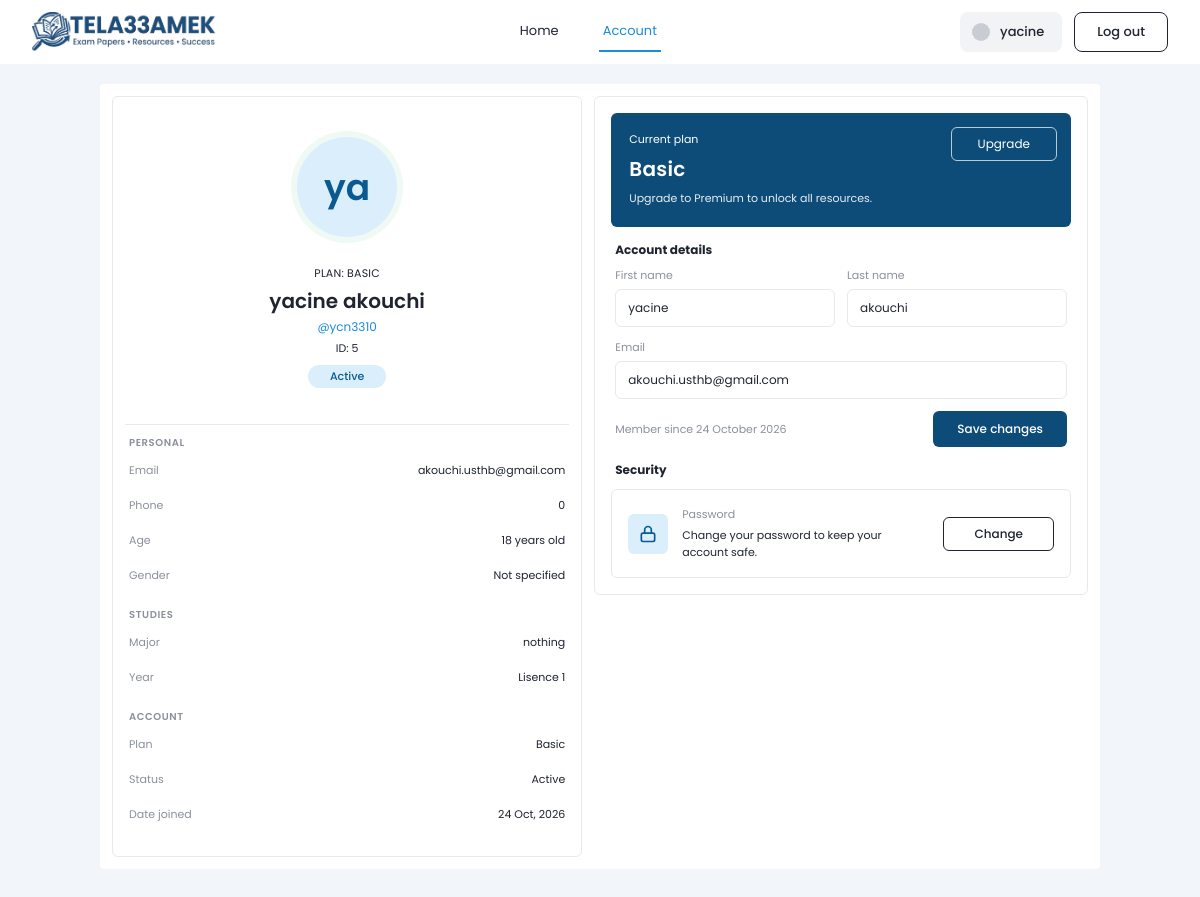
The page /account (signed in) on the database its author committed.
### pages/models.py (models this page shows, shortened)
class User(models.Model):
    class Plan(models.TextChoices):
        BASIC = "basic", "Basic"
        PREMIUM = "premium", "Premium"
    Year = [
        ("L1", "Lisence 1"),
        ("L2", "Lisence 2"),
        ("L3", "Lisence 3"),
        ("M1", "Master 1"),
        ("M2", "Master 2"),
        ("ing1", "Ingenieur 1"),
        ("ing2", "Ingenieur 2"),
        ("ing3", "Ingenieur 3"),
        ("ing4", "Ingenieur 4"),
        ("ing5", "Ingenieur 5"),
    ]
    username = models.CharField(max_length=50, default="null")
    first_name = models.CharField(max_length=100)
    last_name = models.CharField(max_length=100)
    email = models.EmailField(unique=True)
    phone = models.CharField(max_length=20, blank=True, default="")
    password = models.CharField(max_length=128)
    age = models.PositiveIntegerField(default=18)
    major = models.CharField(default="nothing")
    sex = models.CharField(choices=[("N","Not specified"),("M","Male"), ("F", "Female")], default="Not specified")
    year = models.CharField(choices = Year, default="L1")
    heard_from = models.CharField(max_length=20, blank=True, default="")
    plan = models.CharField(max_length=10, choices=Plan.choices, default=Plan.BASIC)
    is_active = models.BooleanField(default=True)
    created_at = models.DateTimeField(auto_now_add=True)
    updated_at = models.DateTimeField(auto_now=True)
    @property
    def is_premium(self):
        return self.plan == self.Plan.PREMIUM

### pages/views.py (the view)
# urls.py: path("account", views.account, name="account"),
def account(request):
    user = get_current_user(request)
    return render(request, "pages/account.html", {"user":user})

### pages/views.py (called while the page is built)
def get_current_user(request):
    user_id = request.session.get("user_id")
    if not user_id:
        return None
    return User.objects.filter(id=user_id, is_active=True).first()

### templates/pages/account.html (shortened to what this page needs)
{% load static %}
<!DOCTYPE html>
<html lang="en">
<head>
</head>
<body>
    <header class="header">
        <a class="logo" href="{% url 'index' %}" aria-label="Tela33amek home">
            <img src="{% static 'icons/logo_with_slogan.png' %}" alt="Tela33amek">
        </a>
        <nav class="tabs" aria-label="Main">
            <a class="tab" href="{% url 'index' %}">Home</a>
            <a class="tab active" href="{% url 'account' %}" aria-current="page">Account</a>
        </nav>
        <div class="header-right">
            <div class="user-pill">
                <span class="dot"></span>
                {{ user.first_name }}
            </div>
            <form method="POST" action="{% url 'logoutview' %}">
                <button type="submit" class="logout-btn">Log out</button>
            </form>
        </div>
    </header>
    <main class="page">
        <div class="grid">
            <section class="card profile" aria-label="Profile">
                <div class="avatar" aria-hidden="true">
                    {{ user.first_name|slice:":1" }}{{ user.last_name|slice:":1" }}
                </div>
                <div class="profile-head">
                    <p class="category">PLAN: {{ user.get_plan_display|upper }}</p>
                    <h1 class="name">{{ user.first_name }} {{ user.last_name }}</h1>
                    {% if user.username %}<p class="handle">@{{ user.username }}</p>{% endif %}
                    <p class="uid">ID: {{ user.id }}</p>
                    {% if user.is_active %}
                        <span class="badge">Active</span>
                    {% else %}
                        <span class="badge inactive">Inactive</span>
                    {% endif %}
                </div>
                <div class="rows">
                    <p class="section-label" style="margin-top:0">Personal</p>
                    <div class="row">
                        <span class="label">Email</span>
                        <span class="value">{{ user.email }}</span>
                    </div>
                    {% if user.phone %}
                    <div class="row">
                        <span class="label">Phone</span>
                        <span class="value">{{ user.phone }}</span>
                    </div>
                    {% endif %}
                    {% if user.age %}
                    <div class="row">
                        <span class="label">Age</span>
                        <span class="value">{{ user.age }} years old</span>
                    </div>
                    {% endif %}
                    <div class="row">
                        <span class="label">Gender</span>
                        <span class="value">{{ user.get_sex_display }}</span>
                    </div>
                    <p class="section-label">Studies</p>
                    <div class="row">
                        <span class="label">Major</span>
                        <span class="value">{{ user.major|default:"—" }}</span>
                    </div>
                    <div class="row">
                        <span class="label">Year</span>
                        <span class="value">{{ user.get_year_display }}</span>
                    </div>
                    <p class="section-label">Account</p>
                    <div class="row">
                        <span class="label">Plan</span>
                        <span class="value">{{ user.get_plan_display }}</span>
                    </div>
                    <div class="row">
                        <span class="label">Status</span>
                        <span class="value">{% if user.is_active %}Active{% else %}Inactive{% endif %}</span>
                    </div>
                    <div class="row">
                        <span class="label">Date joined</span>
                        <span class="value">{{ user.created_at|date:"j M, Y" }}</span>
                    </div>
                </div>
            </section>
            <section class="card" aria-label="Account details">
                <div class="plan-card">
                    <p class="small">Current plan</p>
                    <p class="big">{{ user.get_plan_display }}</p>
                    <p class="sub">
                        {% if user.is_premium %}
                            You have full access to all exam papers and study resources.
                        {% else %}
                            Upgrade to Premium to unlock all resources.
                        {% endif %}
                    </p>
                    <a class="plan-btn" href="#">
                        {% if user.is_premium %}Manage{% else %}Upgrade{% endif %}
                    </a>
                </div>
                <h2 class="section-title first">Account details</h2>
                <form method="POST" action="{% url 'accountview' %}" class="edit-form">
                    <div class="name-grid">
                        <div class="form-field">
                            <label for="first_name">First name</label>
                            <input type="text" id="first_name" name="first_name"
                                   value="{{ form.first_name|default:user.first_name }}"
                                   autocomplete="given-name" maxlength="100" required>
                        </div>
                        <div class="form-field">
                            <label for="last_name">Last name</label>
                            <input type="text" id="last_name" name="last_name"
                                   value="{{ form.last_name|default:user.last_name }}"
                                   autocomplete="family-name" maxlength="100" required>
                        </div>
                    </div>
                    <div class="form-field">
                        <label for="email">Email</label>
                        <input type="email" id="email" name="email"
                               value="{{ form.email|default:user.email }}"
                               autocomplete="email" required>
                    </div>
                    <div class="form-actions">
                        <span class="member-since">Member since {{ user.created_at|date:"j F Y" }}</span>
                        <button type="submit" class="save-btn">Save changes</button>
                    </div>
                </form>
                <h2 class="section-title">Security</h2>
                <div class="action-box">
                    <div class="icon-tile" aria-hidden="true">
                        <svg viewBox="0 0 24 24" fill="none" stroke="currentColor" stroke-width="2" stroke-linecap="round" stroke-linejoin="round"><rect x="4" y="11" width="16" height="10" rx="2"/><path d="M8 11V7a4 4 0 0 1 8 0v4"/></svg>
                    </div>
                    <div class="action-text">
                        <p class="t1">Password</p>
                        <p class="t2">Change your password to keep your account safe.</p>
                    </div>
                    <a class="outline-btn" href="#">Change</a>
                </div>
            </section>
        </div>
    </main>
</body>
</html>

### rows shown on the page
User: first_name "yacine", first_name "y", last_name "a", plan "BASIC", last_name "akouchi", username "ycn3310", id "5", email "akouchi.usthb@gmail.com", phone "0", age "18", sex "Not specified", major "nothing", year "Lisence 1", plan "Basic", created_at "24 Oct, 2026", created_at "24 October 2026"
